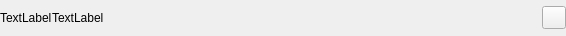
<?xml version="1.0" encoding="UTF-8"?>
<ui version="4.0">
 <class>SelectMemberRsltWidget</class>
 <widget class="QWidget" name="SelectMemberRsltWidget">
  <property name="geometry">
   <rect>
    <x>0</x>
    <y>0</y>
    <width>566</width>
    <height>36</height>
   </rect>
  </property>
  <property name="windowTitle">
   <string>ContactMgrPage</string>
  </property>
  <layout class="QHBoxLayout" name="horizontalLayout">
   <property name="spacing">
    <number>0</number>
   </property>
   <property name="leftMargin">
    <number>0</number>
   </property>
   <property name="topMargin">
    <number>0</number>
   </property>
   <property name="rightMargin">
    <number>0</number>
   </property>
   <property name="bottomMargin">
    <number>0</number>
   </property>
   <item>
    <widget class="QLabel" name="lbFace">
     <property name="sizePolicy">
      <sizepolicy hsizetype="Fixed" vsizetype="Preferred">
       <horstretch>0</horstretch>
       <verstretch>0</verstretch>
      </sizepolicy>
     </property>
     <property name="text">
      <string>TextLabel</string>
     </property>
    </widget>
   </item>
   <item>
    <widget class="QElidedLabel" name="lbName">
     <property name="text">
      <string>TextLabel</string>
     </property>
    </widget>
   </item>
   <item>
    <widget class="QActionStyleBtn" name="btnDel">
     <property name="sizePolicy">
      <sizepolicy hsizetype="Fixed" vsizetype="Fixed">
       <horstretch>0</horstretch>
       <verstretch>0</verstretch>
      </sizepolicy>
     </property>
     <property name="cursor">
      <cursorShape>PointingHandCursor</cursorShape>
     </property>
     <property name="toolTip">
      <string>删除</string>
     </property>
     <property name="text">
      <string/>
     </property>
    </widget>
   </item>
  </layout>
 </widget>
 <layoutdefault spacing="6" margin="11"/>
 <customwidgets>
  <customwidget>
   <class>QActionStyleBtn</class>
   <extends>QToolButton</extends>
   <header>QActionStyleBtn.h</header>
  </customwidget>
  <customwidget>
   <class>QElidedLabel</class>
   <extends>QLabel</extends>
   <header>QElidedLabel.h</header>
  </customwidget>
 </customwidgets>
 <resources/>
 <connections/>
</ui>
